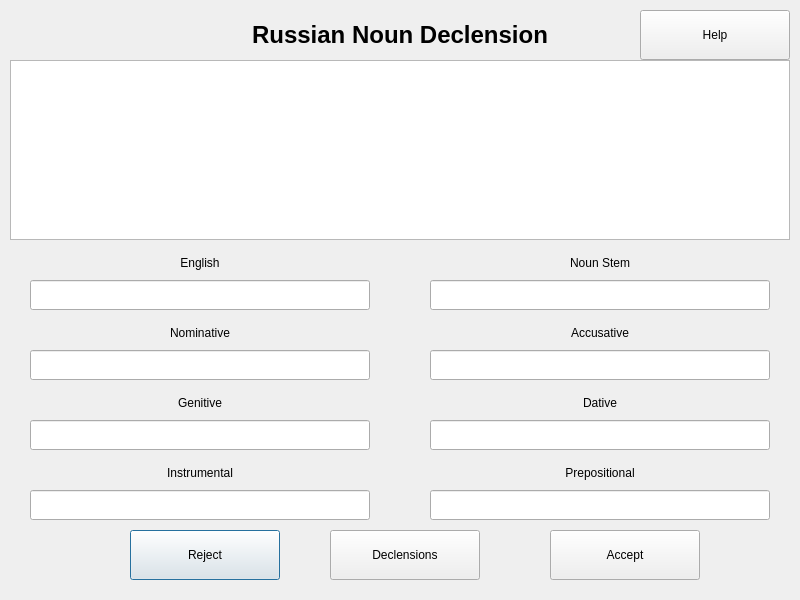
<?xml version="1.0" encoding="UTF-8"?>
<ui version="4.0">
 <class>DeclEntry</class>
 <widget class="QDialog" name="DeclEntry">
  <property name="geometry">
   <rect>
    <x>0</x>
    <y>0</y>
    <width>800</width>
    <height>600</height>
   </rect>
  </property>
  <property name="windowTitle">
   <string>Russian Noun Declension Entry</string>
  </property>
  <property name="windowIcon">
   <iconset>
    <normaloff>../../../../usr/share/machinetrans/resources/logo.png</normaloff>../../../../usr/share/machinetrans/resources/logo.png</iconset>
  </property>
  <widget class="QLabel" name="titleLbl">
   <property name="geometry">
    <rect>
     <x>10</x>
     <y>20</y>
     <width>780</width>
     <height>30</height>
    </rect>
   </property>
   <property name="font">
    <font>
     <pointsize>18</pointsize>
     <weight>75</weight>
     <bold>true</bold>
    </font>
   </property>
   <property name="text">
    <string>Russian Noun Declension</string>
   </property>
   <property name="alignment">
    <set>Qt::AlignCenter</set>
   </property>
  </widget>
  <widget class="LineEditRU" name="nomEdit">
   <property name="geometry">
    <rect>
     <x>30</x>
     <y>350</y>
     <width>340</width>
     <height>30</height>
    </rect>
   </property>
  </widget>
  <widget class="QLabel" name="nomLbl">
   <property name="geometry">
    <rect>
     <x>30</x>
     <y>320</y>
     <width>340</width>
     <height>25</height>
    </rect>
   </property>
   <property name="text">
    <string>Nominative</string>
   </property>
   <property name="alignment">
    <set>Qt::AlignCenter</set>
   </property>
  </widget>
  <widget class="QLabel" name="genLbl">
   <property name="geometry">
    <rect>
     <x>30</x>
     <y>390</y>
     <width>340</width>
     <height>25</height>
    </rect>
   </property>
   <property name="text">
    <string>Genitive</string>
   </property>
   <property name="alignment">
    <set>Qt::AlignCenter</set>
   </property>
  </widget>
  <widget class="LineEditRU" name="genEdit">
   <property name="geometry">
    <rect>
     <x>30</x>
     <y>420</y>
     <width>340</width>
     <height>30</height>
    </rect>
   </property>
  </widget>
  <widget class="QLabel" name="insLbl">
   <property name="geometry">
    <rect>
     <x>30</x>
     <y>460</y>
     <width>340</width>
     <height>25</height>
    </rect>
   </property>
   <property name="text">
    <string>Instrumental</string>
   </property>
   <property name="alignment">
    <set>Qt::AlignCenter</set>
   </property>
  </widget>
  <widget class="LineEditRU" name="insEdit">
   <property name="geometry">
    <rect>
     <x>30</x>
     <y>490</y>
     <width>340</width>
     <height>30</height>
    </rect>
   </property>
  </widget>
  <widget class="QLabel" name="accLbl">
   <property name="geometry">
    <rect>
     <x>430</x>
     <y>320</y>
     <width>340</width>
     <height>25</height>
    </rect>
   </property>
   <property name="text">
    <string>Accusative</string>
   </property>
   <property name="alignment">
    <set>Qt::AlignCenter</set>
   </property>
  </widget>
  <widget class="LineEditRU" name="accEdit">
   <property name="geometry">
    <rect>
     <x>430</x>
     <y>350</y>
     <width>340</width>
     <height>30</height>
    </rect>
   </property>
  </widget>
  <widget class="QLabel" name="datLbl">
   <property name="geometry">
    <rect>
     <x>430</x>
     <y>390</y>
     <width>340</width>
     <height>25</height>
    </rect>
   </property>
   <property name="text">
    <string>Dative</string>
   </property>
   <property name="alignment">
    <set>Qt::AlignCenter</set>
   </property>
  </widget>
  <widget class="LineEditRU" name="datEdit">
   <property name="geometry">
    <rect>
     <x>430</x>
     <y>420</y>
     <width>340</width>
     <height>30</height>
    </rect>
   </property>
  </widget>
  <widget class="QLabel" name="prpLbl">
   <property name="geometry">
    <rect>
     <x>430</x>
     <y>460</y>
     <width>340</width>
     <height>25</height>
    </rect>
   </property>
   <property name="text">
    <string>Prepositional</string>
   </property>
   <property name="alignment">
    <set>Qt::AlignCenter</set>
   </property>
  </widget>
  <widget class="LineEditRU" name="prpEdit">
   <property name="geometry">
    <rect>
     <x>430</x>
     <y>490</y>
     <width>340</width>
     <height>30</height>
    </rect>
   </property>
  </widget>
  <widget class="QPushButton" name="rejectBttn">
   <property name="geometry">
    <rect>
     <x>130</x>
     <y>530</y>
     <width>150</width>
     <height>50</height>
    </rect>
   </property>
   <property name="text">
    <string>Reject</string>
   </property>
  </widget>
  <widget class="QPushButton" name="acceptBttn">
   <property name="geometry">
    <rect>
     <x>550</x>
     <y>530</y>
     <width>150</width>
     <height>50</height>
    </rect>
   </property>
   <property name="text">
    <string>Accept</string>
   </property>
  </widget>
  <widget class="QTextBrowser" name="tableView">
   <property name="geometry">
    <rect>
     <x>10</x>
     <y>60</y>
     <width>780</width>
     <height>180</height>
    </rect>
   </property>
  </widget>
  <widget class="LineEditRU" name="stemEdit">
   <property name="geometry">
    <rect>
     <x>430</x>
     <y>280</y>
     <width>340</width>
     <height>30</height>
    </rect>
   </property>
  </widget>
  <widget class="QLabel" name="stemLbl">
   <property name="geometry">
    <rect>
     <x>430</x>
     <y>250</y>
     <width>340</width>
     <height>25</height>
    </rect>
   </property>
   <property name="text">
    <string>Noun Stem</string>
   </property>
   <property name="alignment">
    <set>Qt::AlignCenter</set>
   </property>
  </widget>
  <widget class="QLabel" name="engLbl">
   <property name="geometry">
    <rect>
     <x>30</x>
     <y>250</y>
     <width>340</width>
     <height>25</height>
    </rect>
   </property>
   <property name="text">
    <string>English</string>
   </property>
   <property name="alignment">
    <set>Qt::AlignCenter</set>
   </property>
  </widget>
  <widget class="QPushButton" name="helpBttn">
   <property name="geometry">
    <rect>
     <x>640</x>
     <y>10</y>
     <width>150</width>
     <height>50</height>
    </rect>
   </property>
   <property name="text">
    <string>Help</string>
   </property>
  </widget>
  <widget class="LineEditEN" name="enEdit">
   <property name="geometry">
    <rect>
     <x>30</x>
     <y>280</y>
     <width>340</width>
     <height>30</height>
    </rect>
   </property>
  </widget>
  <widget class="QPushButton" name="declBttn">
   <property name="geometry">
    <rect>
     <x>330</x>
     <y>530</y>
     <width>150</width>
     <height>50</height>
    </rect>
   </property>
   <property name="text">
    <string>Declensions</string>
   </property>
  </widget>
 </widget>
 <customwidgets>
  <customwidget>
   <class>LineEditRU</class>
   <extends>QLineEdit</extends>
   <header>machinetrans.lineeditru</header>
  </customwidget>
  <customwidget>
   <class>LineEditEN</class>
   <extends>QLineEdit</extends>
   <header>machinetrans.lineediten</header>
  </customwidget>
 </customwidgets>
 <tabstops>
  <tabstop>helpBttn</tabstop>
  <tabstop>tableView</tabstop>
  <tabstop>enEdit</tabstop>
  <tabstop>stemEdit</tabstop>
  <tabstop>nomEdit</tabstop>
  <tabstop>accEdit</tabstop>
  <tabstop>genEdit</tabstop>
  <tabstop>datEdit</tabstop>
  <tabstop>insEdit</tabstop>
  <tabstop>prpEdit</tabstop>
  <tabstop>rejectBttn</tabstop>
  <tabstop>acceptBttn</tabstop>
 </tabstops>
 <resources/>
 <connections/>
</ui>
